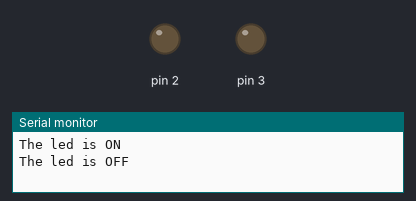
A sketch run on a simulated Arduino Uno, built with avr-gcc and run on an emulated ATmega328P. Parts: output pins drawn as LEDs (lit = HIGH), the last lines printed to the serial monitor. Pins used as bus, display or sensor lines are not drawn.

Above: at 2.0 s.
At 4.5 s:
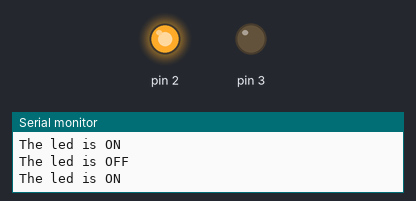
At 6.5 s:
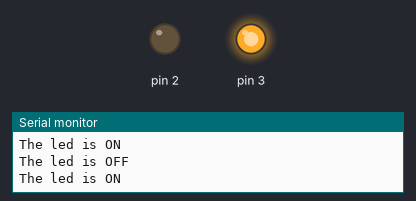
Timing chart, 0 to 10.4 s (numbered marks = the images above):
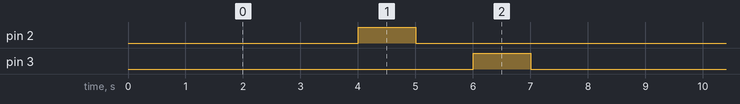

Measured:
- by itself, pin 2, pin 3: alternates HIGH for 1.0 s and LOW for 7.0 s
- by itself, everything shown: repeats every 8.0 s, in 4 steps

The sketch:

SERIAL-communication.ino
```cpp
void setup() {
  // put your setup code here, to run once:
for(int i=0;i<4;i++)
  {
    pinMode(i,OUTPUT);
  Serial.begin(9600);
  }
}

void loop() {
  // put your main code here, to run repeatedly:
for (int i=0;i<4;i++)
{
  digitalWrite(i,HIGH);
Serial.println("The led is ON");
delay(1000);
digitalWrite(i,LOW);
Serial.println("The led is OFF");
delay(1000);
}
}
```
